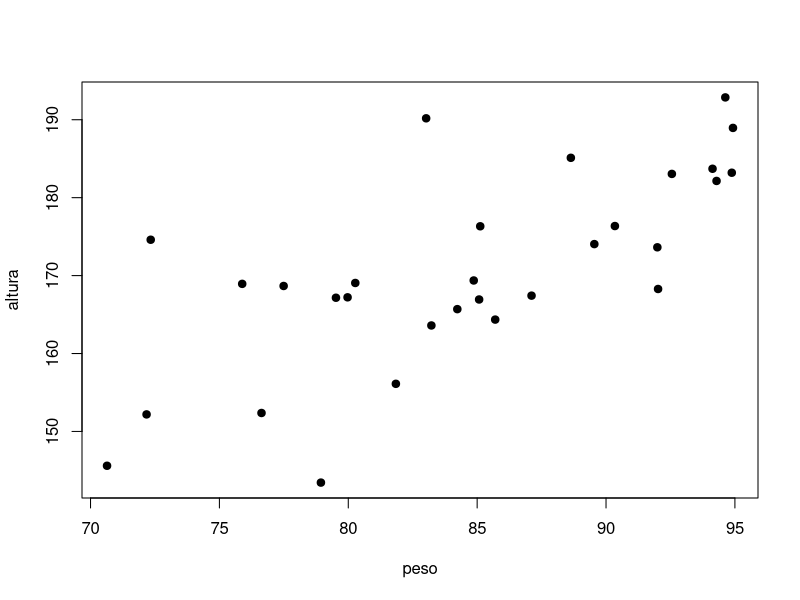

Reproduce this figure in R. (Note: this script raises an error after producing the figure.)
#Tania Isela Sarmiento
#Examen final 
#2025 - 03 - 24

#Código pregunta 12 & 13
set.seed(42) #Para reproducibilidad
n <- 30
altura <- rnorm (n, mean = 165, sd = 8) # Altura en cm
peso <- 0.5 * altura + rnorm (n, mean = 0, sd = 5) #Peso en kg, con algo de ruido
t.test (altura,peso, paired = T)

#Código para pregunta 14 & 15
set.seed(42) #Para reproducilibidad
n <- 30
altura <- rnorm (n, mean = 170, sd = 10) #Altura en cm
peso <- 0.5 * altura + rnorm (n, mean = 0 , sd = 5) #Peso de kg, con algo de ruido
cor(peso,altura)
cor.test(peso,altura)
p.lm <- lm (peso ~ altura)
p.lm
summary(p.lm)
plot(peso, altura, pch = 19)
abline (p.lm, col = "red")

#Pregunta 16 - Datos simulados
#1. Fijar la semilla para garantizar resultados reproducibles
sed.seed(123)

#2. Crear los datos simulados
suelo <- rep(c("Arcilloso", "Arenoso", "Franco"), each = 10)

#3. Generar datos de crecimiento (simulados con diferencias)
crecimiento <- c(
  rnorm (10, mean = 15, sd = 2),
  rnorm (10, mean = 20, sd = 2),
  rnorm (10, mean = 25, sd = 2))

#4. Crear un data frame con los datos 
datos <- data.frame (Suelo = suelo, Crecimiento = crecimiento)

#5. Visualizar los datos
print (datos)

suelo.aov <- aov(crecimiento ~ suelo)
summary(suelo.aov)
TukeyHSD(suelo.aov)

